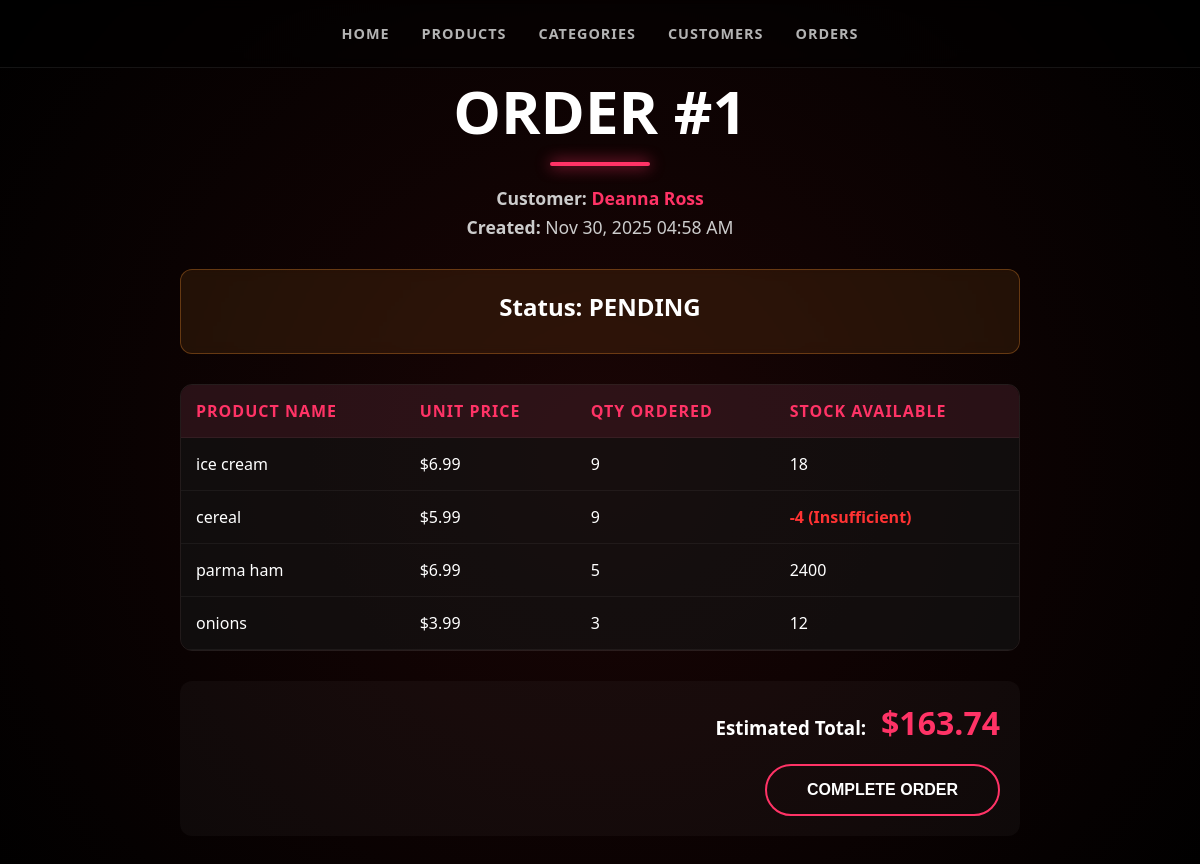
The app's page /orders/1 with its own data.
### models.py (models this page shows, shortened)
class Order(db.Model):
    __tablename__ = "Order"
    id = db.mapped_column(Integer, primary_key=True, autoincrement=True)
    customer_id = mapped_column(Integer, ForeignKey("Customer.id"))
    customer = relationship("Customer",back_populates="orders")
    amount = mapped_column( DECIMAL,default=0)
    created = mapped_column(db.DateTime,default=func.now())
    completed = mapped_column(db.DateTime)
    items = relationship("ProductOrder")
    def estimate(self):
        new_estimate = 0
        for item in self.items:
            new_estimate +=  item.quantity * item.product.price
        return round(new_estimate, 2)

class Customer(db.Model):
    __tablename__ = "Customer"
    id = mapped_column(Integer, primary_key=True)
    name = mapped_column(String)
    phone = mapped_column(String,unique=True)
    orders = db.relationship('Order', back_populates='customer')

class ProductOrder(db.Model):
    __tablename__ = "ProductOrder"
    product_id = mapped_column(
        Integer,
        ForeignKey("Product.id"),
        primary_key=True
    )
    product = relationship("Product")
    order_id = mapped_column(
        Integer,
        ForeignKey("Order.id"),
        primary_key=True
    )
    order = relationship("Order", back_populates="items")
    quantity = mapped_column(Integer)

class Product(db.Model):
    __tablename__ = "Product"
    id = mapped_column(Integer,primary_key=True)
    name = mapped_column(String)
    price = mapped_column(DECIMAL(10, 2))
    available = mapped_column(Integer, default=0)
    category = mapped_column(String)
    category_id = mapped_column(Integer, ForeignKey("categories.id"))
    category = relationship("Category", back_populates="products")

### app.py (the view)
@app.route("/orders/<int:id>")
def order_detail(id):
    order_detail = select(Order).where(Order.id == id)
    new_order_detail = db.session.execute(order_detail).scalar()
    return render_template("order_detail.html", order=new_order_detail)

### templates/order_detail.html (shortened to what this page needs)
{% extends "base.html" %}
{% block styles %}
    <link rel="stylesheet" href="{{ url_for('static', filename='order_detail.css') }}">
{% endblock %}
{% block content %}
<div class="order-container">
    <div class="header-section">
        <h1 class="order-id">Order #{{ order.id }}</h1>
        <div class="divider"></div>
        <p class="order-meta">
            <strong>Customer:</strong>
            <a href="{{ url_for('customer_id', id=order.customer_id) }}">
                {{ order.customer.name }}
            </a>
        </p>
        <p class="order-meta">
            <strong>Created:</strong> {{ order.created.strftime('%b %d, %Y %I:%M %p') }}
        </p>
    </div>
    {% if order.completed %}
        <div class="status-box complete">
            <h2>Status: COMPLETED</h2>
            <p>Finalized: {{ order.completed.strftime('%b %d, %Y %I:%M %p') }}</p>
            <p class="final-row">Final Amount: <span class="amount-highlight">${{ order.amount }}</span></p>
        </div>
    {% else %}
        <div class="status-box pending">
            <h2>Status: PENDING</h2>
        </div>
        <div class="table-wrapper">
            <table class="order-items-table">
                <thead>
                    <tr>
                        <th>Product Name</th>
                        <th>Unit Price</th>
                        <th>Qty Ordered</th>
                        <th>Stock Available</th>
                    </tr>
                </thead>
                <tbody>
                    {% for item in order.items %}
                    <tr>
                        <td>{{ item.product.name }}</td>
                        <td>${{ item.product.price }}</td>
                        <td>{{ item.quantity }}</td>
                        {% if item.product.available < item.quantity %}
                            <td class="stock-error">
                                {{ item.product.available }} (Insufficient)
                            </td>
                        {% else %}
                            <td>{{ item.product.available }}</td>
                        {% endif %}
                    </tr>
                    {% endfor %}
                </tbody>
            </table>
        </div>
        <div class="order-summary">
            <h3>Estimated Total: <span class="estimated-total">${{ order.estimate() }}</span></h3>
            <form method="POST" action="{{ url_for('complete_order', id=order.id) }}">
                <button type="submit" class="complete-button">
                    Complete Order
                </button>
            </form>
        </div>
    {% endif %}
</div>
{% endblock %}

### static/home_page.css (style rules this page uses)
:root { --primary: #ff3366; --text: #e5e5e5; --nav-text: #b3b3b3; --nav-hover: #ff6688; }
* { margin: 0; padding: 0; box-sizing: border-box; }
body { background: radial-gradient(circle at center, #1a0505 0%, #000 100%); color: var(--text); font-family: system-ui, sans-serif; min-height: 100vh; }

### static/order_detail.css (style rules this page uses)
:root { --primary: #ff3366; --text: #ffffff; --bg-dark: #000000; }
.order-container { max-width: 900px; margin: 40px auto; padding: 30px; animation: fadeIn 0.8s ease-out; }
.header-section { text-align: center; margin-bottom: 30px; }
.order-id { font-size: clamp(2rem, 5vw, 4rem); font-weight: 800; text-transform: uppercase; margin-bottom: 10px; }
.divider { width: 100px; height: 4px; background: var(--primary); margin: 0 auto 20px auto; border-radius: 10px; box-shadow: 0 0 15px var(--primary); }
.order-meta { font-size: 1.1rem; color: #ccc; margin: 5px 0; }
.order-meta a { color: var(--primary); text-decoration: none; font-weight: bold; }
.status-box { padding: 20px; border-radius: 12px; margin-bottom: 30px; text-align: center; backdrop-filter: blur(5px); border: 1px solid rgba(255,255,255,0.1); }
.status-box.pending { background: rgba(255, 153, 51, 0.1); border-color: rgba(255, 153, 51, 0.3); }
.status-box h2 { font-size: 1.5rem; margin-bottom: 10px; }
.table-wrapper { overflow-x: auto; border-radius: 12px; border: 1px solid rgba(255,255,255,0.1); }
.order-items-table { width: 100%; border-collapse: collapse; background: rgba(20, 20, 20, 0.6); }
.order-items-table th, .order-items-table td { padding: 15px; text-align: left; border-bottom: 1px solid rgba(255,255,255,0.05); }
.order-items-table th { background: rgba(255, 51, 102, 0.1); color: var(--primary); text-transform: uppercase; letter-spacing: 1px; }
.stock-error { color: #ff3333; font-weight: bold; }
.order-summary { margin-top: 30px; text-align: right; padding: 20px; background: rgba(255,255,255,0.03); border-radius: 12px; }
.estimated-total { font-size: 2rem; color: var(--primary); font-weight: bold; margin-left: 10px; }
.complete-button { margin-top: 20px; padding: 15px 40px; background: transparent; border: 2px solid var(--primary); color: var(--text); font-size: 1rem; font-weight: bold; text-transform: uppercase; border-radius: 50px; cursor: pointer; transition: all 0.3s ease; }

### records on screen
Order: id "1", created "Nov 30, 2025 04:58 AM"
Customer: customer.name "Deanna Ross"
ProductOrder: product.name "ice cream", product.price "6.99", quantity "9", product.available "18", estimate "163.74"
ProductOrder: product.name "cereal", product.price "5.99", quantity "9", product.available "-4"
ProductOrder: product.name "parma ham", product.price "6.99", quantity "5", product.available "2400"
ProductOrder: product.name "onions", product.price "3.99", quantity "3", product.available "12"
